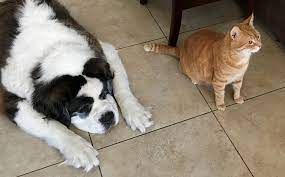
#> input picture curso-PYTHON/BASEGATOCACHORRO/BASE 50/2 TESTE RAPIDO/imagem1.jpg, 285 x 177 px, given in place of the camera
$ python trackingObjeto.py
#> lines starting #> are read from the running program, lines starting #| are printed output that depends on the picture; after the words box and inside, x2 and y2 are one past the last pixel; in counts of white or black regions, pixels touching at a corner belong together
#> further down, frame is the input picture: shape (177, 285, 3); mean B, G, R 114.7, 130.3, 142.5
#Aplicação de Tracking de Objeto baseado em filtro de cores

# pip install numpy
# pip install opencv-python

#Exercício: altere a cor do retângulo para amarelo,
#Exercício: defina as posições inicias das barras para um ajuste de algum objeto
#Exercício: adicione um trackBar de 0 a 1 chamado seleção
#Fazer a leitura do trackbar de Seleção
#Se a seleção for 1 deve-se mostrar a imagem colorida (frame), se não deve mostrar
#a imagem da máscara (gray)

import numpy as np
import cv2


ESC_KEY = 27

cap = cv2.VideoCapture(0)

def setLimitsOfTrackbar():
    hue = {}
    hue["min"] = cv2.getTrackbarPos("Min Hue", trackbarWindow)
    hue["max"] = cv2.getTrackbarPos("Max Hue", trackbarWindow)

    if hue["min"] > hue["max"]:
        cv2.setTrackbarPos("Max Hue", trackbarWindow, hue["min"])
        hue["max"] = cv2.getTrackbarPos("Max Hue", trackbarWindow)

    sat = {}
    sat["min"] = cv2.getTrackbarPos("Min Saturation", trackbarWindow)
    sat["max"] = cv2.getTrackbarPos("Max Saturation", trackbarWindow)

    if sat["min"] > sat["max"]:
        cv2.setTrackbarPos("Max Saturation", trackbarWindow, sat["min"])
        sat["max"] = cv2.getTrackbarPos("Max Saturation", trackbarWindow)

    val = {}
    val["min"] = cv2.getTrackbarPos("Min Value", trackbarWindow)
    val["max"] = cv2.getTrackbarPos("Max Value", trackbarWindow)

    if val["min"] > val["max"]:
        cv2.setTrackbarPos("Max Value", trackbarWindow, val["min"])
        val["max"] = cv2.getTrackbarPos("Max Value", trackbarWindow)

    return hue, sat, val

def computeTracking(frame, hue, sat, val):

    #transforma a imagem de BGR para HSV
    hsvImage = cv2.cvtColor(frame, cv2.COLOR_BGR2HSV)
#> hsvImage: shape (177, 285, 3); mean H, S, V 27, 63, 143.1

    #definir os intervalos de cores que vão aparecer na imagem final
    lowerColor = np.array([hue['min'], sat["min"], val["min"]])
    upperColor = np.array([hue['max'], sat["max"], val["max"]])

    #marcador pra saber se o pixel pertence ao intervalo ou não
    mask = cv2.inRange(hsvImage, lowerColor, upperColor)
#> mask: shape (177, 285); every value is 255

    #aplica máscara que "deixa passar" pixels pertencentes ao intervalo, como filtro
    result = cv2.bitwise_and(frame, frame, mask = mask)

    #aplica limiarização
    gray = cv2.cvtColor(result, cv2.COLOR_BGR2GRAY)
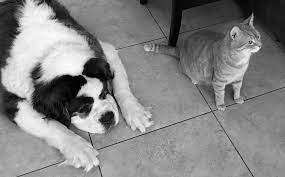
#> gray: shape (177, 285); min 0, max 254, mean 132.1
    _,gray = cv2.threshold(gray, 0, 255, cv2.THRESH_BINARY | cv2.THRESH_OTSU)
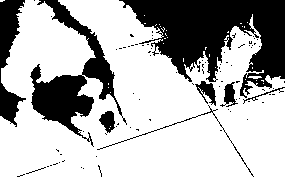
#> gray: shape (177, 285); 69.7% white; 89 black regions (80 under 20 px)

    #encontra pontos que circundam regiões conexas (contour)
    contours, hierarchy = cv2.findContours(gray, cv2.RETR_LIST, cv2.CHAIN_APPROX_SIMPLE)
#> contours = 223 contours, 214 with area under 20; largest, box (x1, y1, x2, y2) and area: (0, 0, 285, 177) 37722, (29, 63, 95, 140) 2537, (194, 80, 217, 107) 302, (98, 110, 116, 134) 256, (223, 81, 239, 108) 238

    #se existir contornos
    if contours:
        #retornando a área do primeiro grupo de pixels brancos
        maxArea = cv2.contourArea(contours[0])
#> maxArea = 6
        maxArea2 = 0
        contourMaxAreaId = 0
        contourMaxAreaId2 = 0
        i = 0

        #para cada grupo de pixels branco
        for cnt in contours:
            #procura o grupo com a maior área
            if maxArea < cv2.contourArea(cnt):
                maxArea2=maxArea
                contourMaxAreaId2 =contourMaxAreaId
                maxArea = cv2.contourArea(cnt)
                contourMaxAreaId = i

            elif maxArea2<cv2.contourArea(cnt):
                maxArea2=cv2.contourArea(cnt)
                contourMaxAreaId2=i
            i += 1
            print (i)
#> this loop made 223 passes
#> (maxArea2, contourMaxAreaId2, maxArea) on passes 101, 138, 159, 222: (36, 61, 256.5), (256.5, 100, 301.5), (301.5, 137, 2537), (2537, 158, 37722.5)
#> (maxArea2, contourMaxAreaId2) on pass 135: (237.5, 134)
#| 1
#| 2
#| 3
#| 4
#| 5
#| 6
#| 7
#| 8
#> (further printed lines are left out)
#> after the loop, contourMaxAreaId = 221; contourMaxAreaId2 = 158; i = 223; maxArea = 37722.5; maxArea2 = 2537

        #achei o contorno com maior área em pixels
        cntMaxArea = contours[contourMaxAreaId]
#> cntMaxArea = contour of 917 points, box (x1, y1, x2, y2) (0, 0, 285, 177), area 37722
        cntMaxArea2 = contours[contourMaxAreaId2]
#> cntMaxArea2 = contour of 193 points, box (x1, y1, x2, y2) (29, 63, 95, 140), area 2537

        #retorna um retângulo que envolve o contorno em questão
        xRect, yRect, wRect, hRect = cv2.boundingRect(cntMaxArea)
#> xRect = 0; yRect = 0; wRect = 285; hRect = 177
        #desenha caixa envolvente com espessura 3
        cv2.rectangle(frame, (xRect, yRect), (xRect + wRect, yRect + hRect), (211, 0, 148), 2) #bgr
        pontoCentral = int(xRect+wRect/2),int(yRect+hRect/2)
#> pontoCentral = (142, 88)
        texto = str(int(xRect+wRect/2))+","+str(int(yRect+hRect/2))
#> texto = '142,88'
        cv2.putText(frame, texto, pontoCentral, fontFace = cv2.FONT_HERSHEY_COMPLEX, fontScale = 1, color = (250,225,100))
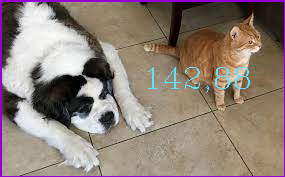
#> frame: shape (177, 285, 3); mean B, G, R 119.5, 128.5, 143.1
    return frame, gray

trackbarWindow = "trackbar window"
cv2.namedWindow(trackbarWindow)
cv2.resizeWindow("trackbar window", 600,300)

def onChange(val):
    return

cv2.createTrackbar("Min Hue", trackbarWindow, 0, 255, onChange)
cv2.createTrackbar("Max Hue", trackbarWindow, 255, 255, onChange)

cv2.createTrackbar("Min Saturation", trackbarWindow, 0, 255, onChange)
cv2.createTrackbar("Max Saturation", trackbarWindow, 255, 255, onChange)

cv2.createTrackbar("Min Value", trackbarWindow, 0, 255, onChange)
cv2.createTrackbar("Max Value", trackbarWindow, 255, 255, onChange)

min_hue = cv2.getTrackbarPos("Min Hue", trackbarWindow)
max_hue = cv2.getTrackbarPos("Max Hue", trackbarWindow)

min_sat = cv2.getTrackbarPos("Min Saturation", trackbarWindow)
max_sat = cv2.getTrackbarPos("Max Saturation", trackbarWindow)

min_val = cv2.getTrackbarPos("Min Value", trackbarWindow)
max_val = cv2.getTrackbarPos("Max Value", trackbarWindow)


cv2.setTrackbarPos("Min Hue", trackbarWindow,0)
cv2.setTrackbarPos("Max Hue", trackbarWindow,255)
cv2.setTrackbarPos("Min Saturation", trackbarWindow,0)
cv2.setTrackbarPos("Max Saturation", trackbarWindow,255)
cv2.setTrackbarPos("Min Value", trackbarWindow,0)
cv2.setTrackbarPos("Max Value", trackbarWindow,255)

while True:
    success, frame = cap.read()

    hue, sat, val  = setLimitsOfTrackbar()
    frame, gray = computeTracking(frame, hue, sat, val)

    cv2.imshow("mascara", gray)
    cv2.imshow("webcam", frame)

    key = cv2.waitKey(5)
#> (key Esc is pressed here)
    if key == 27: # ESC
        break

cap.release()
cv2.destroyAllWindows()

$ run again, on curso-PYTHON/BASEGATOCACHORRO/BASE 50/2 TESTE RAPIDO/imagem2.jpg
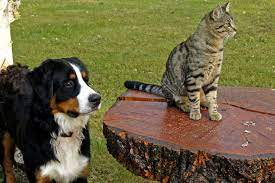
#> input picture curso-PYTHON/BASEGATOCACHORRO/BASE 50/2 TESTE RAPIDO/imagem2.jpg, 275 x 183 px, given in place of the camera
#> frame is the input picture: shape (183, 275, 3); mean B, G, R 65.9, 101.4, 110
#> hsvImage: shape (183, 275, 3); mean H, S, V 31.4, 113.6, 112.8
#> mask: shape (183, 275); every value is 255
#> in computeTracking, `_,gray = cv2.threshold(gray, 0, 255, cv2.THRESH_BINARY | cv2.THRESH_OT..`:
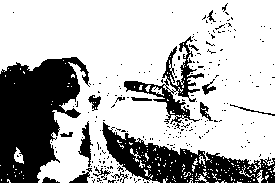
#> gray: shape (183, 275); 70.7% white; 240 black regions (223 under 20 px)
#> contours = 540 contours, 520 with area under 20; largest, box (x1, y1, x2, y2) and area: (0, 0, 275, 183) 37011, (123, 80, 200, 125) 1024, (161, 35, 205, 99) 952, (77, 121, 94, 168) 334, (87, 94, 102, 111) 136
#> in computeTracking, `maxArea = cv2.contourArea(contours[0])`: maxArea = 0
#> the loop in computeTracking, `for cnt in contours:` made 540 passes
#> (maxArea2, contourMaxAreaId2, maxArea) on passes 128, 237, 329, 425, 540: (39, 101, 50), (50, 127, 76), (76, 236, 334.5), (334.5, 328, 1023.5), (1023.5, 424, 37011)
#> (printed output is left out)
#> after the loop in computeTracking, `for cnt in contours:`: contourMaxAreaId = 539; contourMaxAreaId2 = 424; i = 540; maxArea = 37011; maxArea2 = 1023.5
#> cntMaxArea = contour of 677 points, box (x1, y1, x2, y2) (0, 0, 275, 183), area 37011
#> cntMaxArea2 = contour of 188 points, box (x1, y1, x2, y2) (123, 80, 200, 125), area 1024
#> xRect = 0; wRect = 275; hRect = 183
#> pontoCentral = (137, 91)
#> texto = '137,91'
#> in computeTracking, `cv2.putText(frame, texto, pontoCentral, fontFace = cv2.FONT_HERSHEY_CO..`:
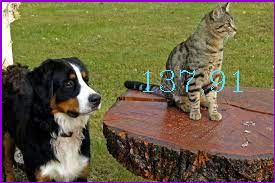
#> frame: shape (183, 275, 3); mean B, G, R 70.8, 99.1, 110.8

$ run again, on curso-PYTHON/BASEGATOCACHORRO/BASE 50/2 TESTE RAPIDO/images4.jpg
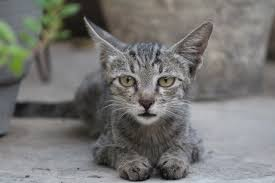
#> input picture curso-PYTHON/BASEGATOCACHORRO/BASE 50/2 TESTE RAPIDO/images4.jpg, 275 x 183 px, given in place of the camera
#> frame is the input picture: shape (183, 275, 3); mean B, G, R 115.5, 118, 118.5
#> hsvImage: shape (183, 275, 3); mean H, S, V 62.4, 20.6, 122
#> mask: shape (183, 275); every value is 255
#> in computeTracking, `_,gray = cv2.threshold(gray, 0, 255, cv2.THRESH_BINARY | cv2.THRESH_OT..`:
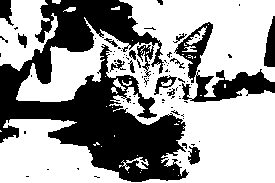
#> gray: shape (183, 275); 61.6% white; 87 black regions (72 under 20 px)
#> contours = 190 contours, 160 with area under 20; largest, box (x1, y1, x2, y2) and area: (0, 0, 275, 183) 28974, (0, 0, 58, 71) 2350, (174, 21, 214, 84) 1034, (136, 44, 155, 72) 258, (153, 75, 178, 96) 242
#> in computeTracking, `maxArea = cv2.contourArea(contours[0])`: maxArea = 6
#> the loop in computeTracking, `for cnt in contours:` made 190 passes
#> (maxArea2, contourMaxAreaId2, maxArea) on passes 90, 161, 184, 188: (178, 20, 242), (242, 89, 258.5), (258.5, 160, 1034.5), (1034.5, 183, 28974)
#> (printed output is left out)
#> after the loop in computeTracking, `for cnt in contours:`: contourMaxAreaId = 187; contourMaxAreaId2 = 189; i = 190; maxArea = 28974; maxArea2 = 2350
#> cntMaxArea = contour of 1019 points, box (x1, y1, x2, y2) (0, 0, 275, 183), area 28974
#> cntMaxArea2 = contour of 170 points, box (x1, y1, x2, y2) (0, 0, 58, 71), area 2350
#> xRect = 0; wRect = 275; hRect = 183
#> pontoCentral = (137, 91)
#> texto = '137,91'
#> in computeTracking, `cv2.putText(frame, texto, pontoCentral, fontFace = cv2.FONT_HERSHEY_CO..`:
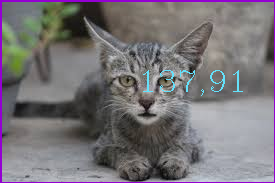
#> frame: shape (183, 275, 3); mean B, G, R 118.8, 115.2, 119
